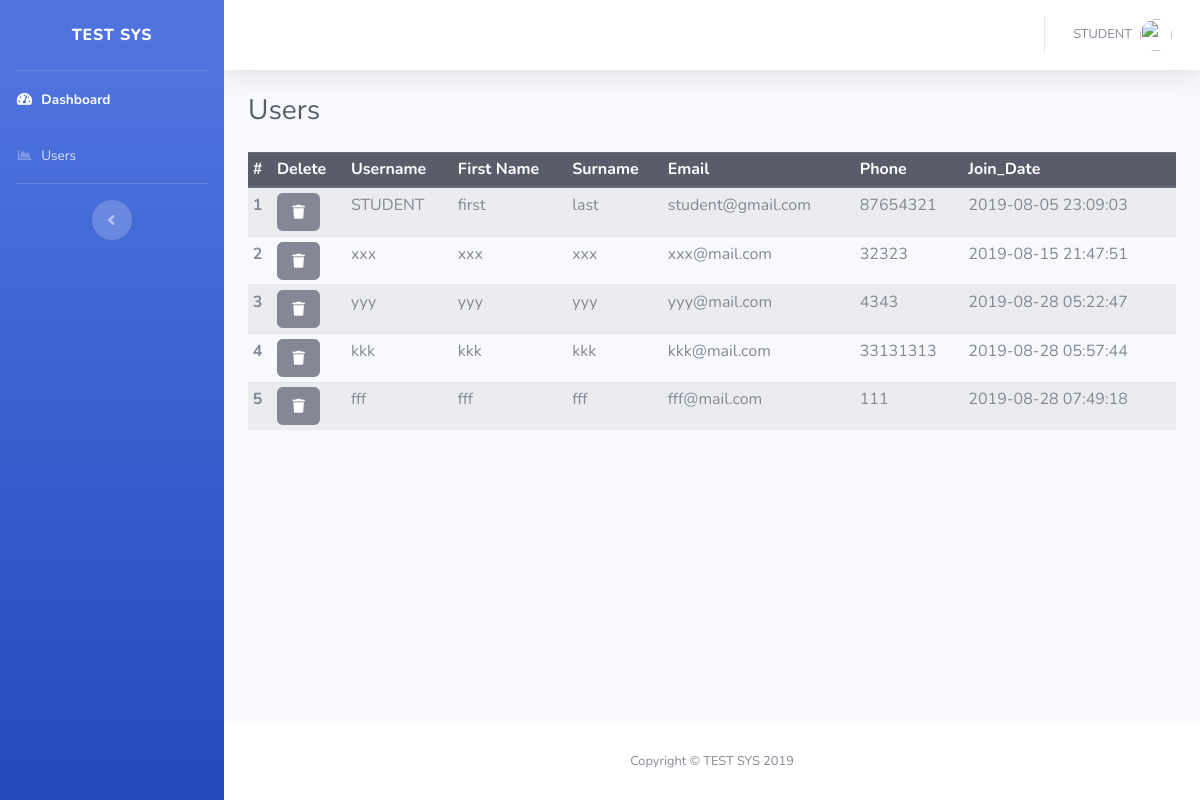
/admin/users.php (signed in), run on the app's committed database.
### tables this page shows
CREATE TABLE `users` (
  `user_id` int(11) NOT NULL,
  `username` varchar(200) NOT NULL,
  `title` varchar(200) NOT NULL,
  `f_name` varchar(200) NOT NULL,
  `l_name` varchar(200) NOT NULL,
  `id` varchar(200) NOT NULL,
  `work_id` varchar(200) NOT NULL,
  `email` varchar(200) NOT NULL,
  `password` varchar(200) NOT NULL,
  `reset_phrase` varchar(200) NOT NULL,
  `gender` varchar(200) NOT NULL DEFAULT 'Male',
  `phone` varchar(200) NOT NULL,
  `avatar` varchar(200) NOT NULL DEFAULT 'default.jpg',
  `add_date` timestamp NOT NULL DEFAULT CURRENT_TIMESTAMP ON UPDATE CURRENT_TIMESTAMP
);

### admin/data/data.php (called while the page is built, shortened)
<?php
function get_data($dbconn,$index,$title,$table)
{
     $all = array();
    $q0 = mysqli_query($dbconn, "SELECT * FROM $table");
    while($result = mysqli_fetch_assoc($q0)){
        $all[] = $result;
    }
    return $all[$index][$title];
}
function get_rows($database, $table){
    $all = mysqli_num_rows(mysqli_query($database,"SELECT * FROM $table"));
    return $all;
}
?>

### admin/users.php (the view, shortened to what this page needs)
<?php include 'controllers/base/header.php' ?>
<body id="page-top">
            <div id="wrapper">
                <?php include 'controllers/nav/nav.sidebar.php' ?>
                <div id="content-wrapper" class="d-flex flex-column">
                    <div id="content">
                        <?php include 'controllers/nav/nav.topbar.php' ?>
                        <div class="container-fluid">
                            <div class="d-sm-flex align-items-center justify-content-between mb-4">
                                <h1 class="h3 mb-0 text-gray-800">Users</h1>
                            </div>
                            <div class="table-responsive-md">
                                <table class="table table-sm table-hover table-striped">
                                    <thead class="thead-dark">
                                            <tr>
                                                    <th scope="col">#</th>
                                                    <th scope="col">Delete</th>
                                                    <th scope="col">Username</th>
                                                    <th scope="col">First Name</th>
                                                    <th scope="col">Surname</th>
                                                    <th scope="col">Email</th>
                                                    <th scope="col">Phone</th>
                                                    <th scope="col">Join_Date</th>
                                            </tr>
                                    </thead>
                                    <tbody>
                                            <?php
                                                $rws = get_rows($dbconn,'users');
                                                for($i=0;$i<$rws;$i++){ ?>
                                                    <tr>
                                                        <th scope="row"><?php echo $i+1; ?></th>
                                                        <td>
                                                            <form action="components/user.process.php?user_name=<?php echo $_SESSION['username']; ?>&act=d3l&level=<?php echo $_GET['level'] ?>" method="post" onsubmit="return deleteCheck(this);">
                                                                <button type="submit" class="btn btn-secondary del_btn"><i class="fa fa-trash  fa-sm fa-fw"></i></button>
                                                            </form>
                                                        </td>
                                                        <td><?php echo get_data($dbconn,$i,'username','users'); ?></td>
                                                        <td><?php echo get_data($dbconn,$i,'f_name','users'); ?></td>
                                                        <td><?php echo get_data($dbconn,$i,'l_name','users'); ?></td>
                                                        <td><?php echo get_data($dbconn,$i,'email','users'); ?></td>
                                                        <td><?php echo get_data($dbconn,$i,'phone','users'); ?></td>
                                                        <td><?php echo get_data($dbconn,$i,'add_date','users'); ?></td>
                                                    </tr>
                                            <?php  } ?>
                                    </tbody>
                                </table>
                            </div>
                        </div>
                    </div>
                <?php include 'controllers/base/footer.php'; ?>
                </div>
        </div>
</body>
</html>

### data on the page
users: username "STUDENT", f_name "first", l_name "last", email "student@gmail.com", phone "87654321", add_date "2019-08-05 23:09:03"
users: username "xxx", f_name "xxx", l_name "xxx", email "xxx@mail.com", phone "32323", add_date "2019-08-15 21:47:51"
users: username "yyy", f_name "yyy", l_name "yyy", email "yyy@mail.com", phone "4343", add_date "2019-08-28 05:22:47"
users: username "kkk", f_name "kkk", l_name "kkk", email "kkk@mail.com", phone "33131313", add_date "2019-08-28 05:57:44"
users: username "fff", f_name "fff", l_name "fff", email "fff@mail.com", phone "111", add_date "2019-08-28 07:49:18"

### other printed values
$_SESSION['username'] "STUDENT"
